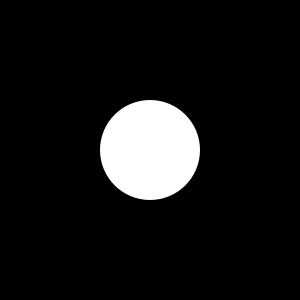
Frame 1 (no input)
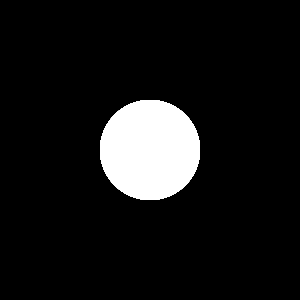
Frame 60 (the mouse pressed at the canvas centre just before this capture)
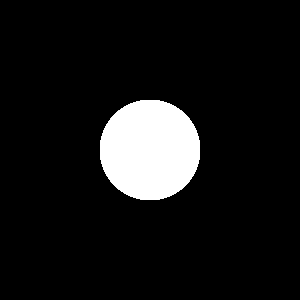
Frame 120 (the mouse held since frame 60 and released just before this capture)

The Processing sketch that drew these frames (run headless with seeded random() and noise(); from frame 60 on, the mouse is pressed at the canvas centre):

// Processing sketch: Challenge_1_b
// ── Challenge_1_b.pde
color circle = color (255);
color highlight = color (255, 0, 0);
color pressed = color (0, 255, 0);

float d = dist(width/2, height/2, mouseX, mouseY);

void setup() {
  size (300, 300);
  background(0);
}

void draw() {
  ellipseMode(CENTER);
  noStroke();
  fill(circle);
  ellipse(width/2, height/2, 100, 100);
}

void mouseMoved() {
  if (d <= 50) {
    circle = color (highlight);
  }
}

void mousePressed() {
  if (d <= 50) {
    circle = color (pressed);
  }
}
